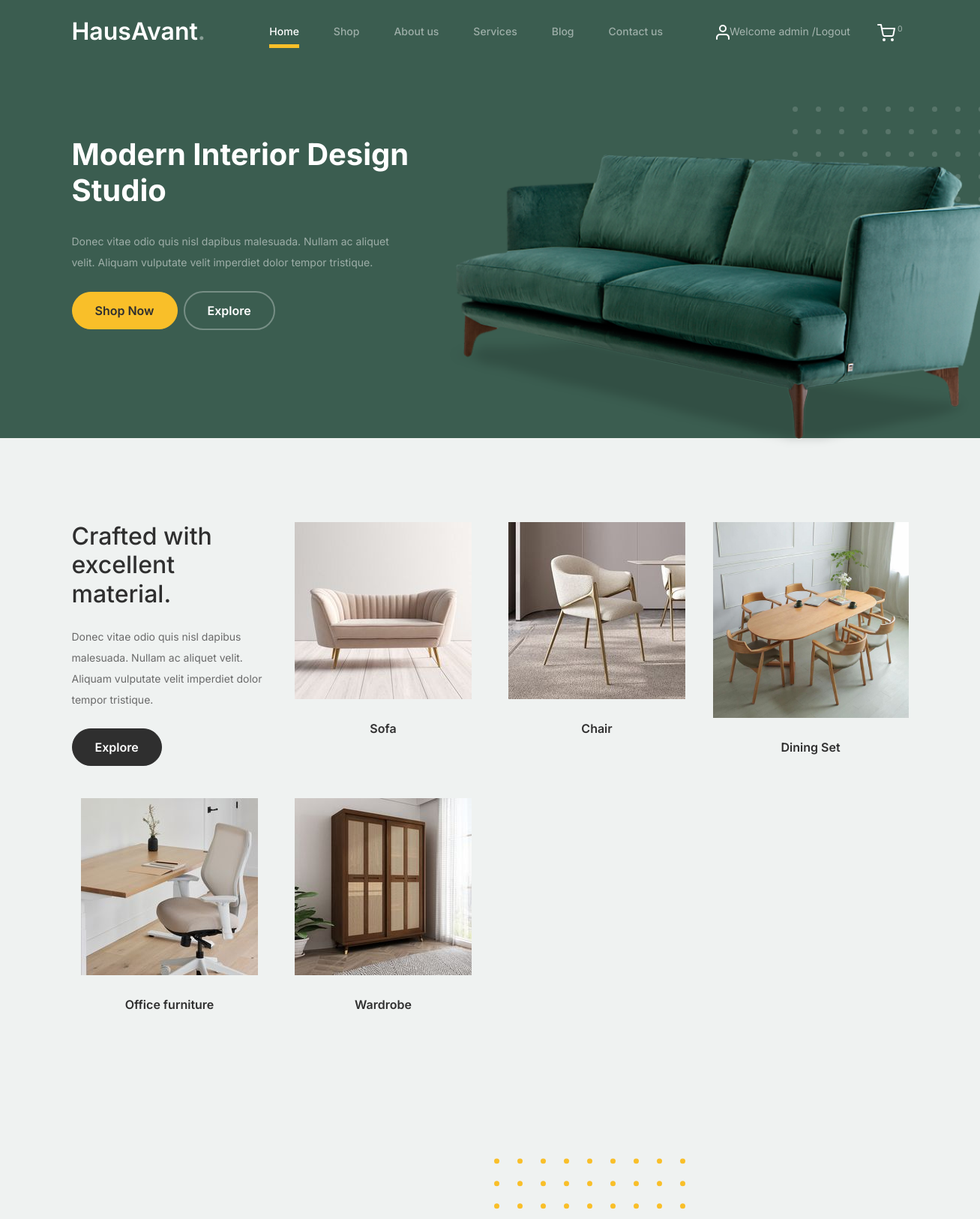
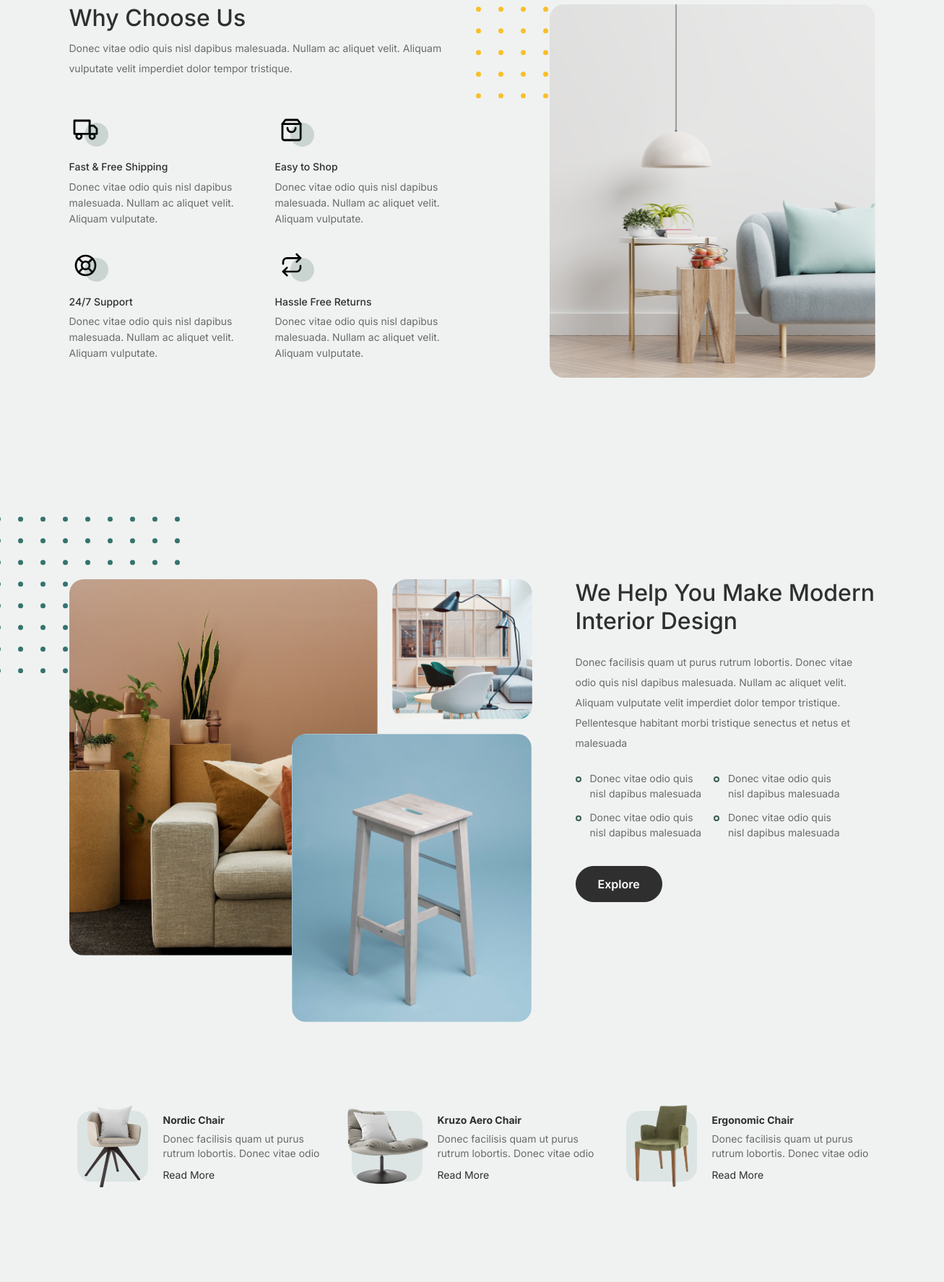
The app's page /home/ (signed in, upper part) with its own data (2 pictures, top to bottom).
### adminapp/models.py (models this page shows)
class CategoryDb(models.Model):
    Category = models.CharField(max_length=100, null=True, blank=True)
    Description = models.TextField(max_length=300,null=True,blank=True)
    Image = models.ImageField(upload_to="category_images",null=True,blank=True)

### webapp/views.py (the view)
# urls.py: 2. Add a URL to urlpatterns:  path('', views.home, name='home')
def home(request):
    categories = CategoryDb.objects.all()
    cart = CartDb.objects.filter(Username=request.session['Name']).count()
    return render(request,"home.html",{'categories':categories,'cart':cart})

### webapp/templates/home.html (shortened to what this page needs)
<!doctype html>
{% load static %}
<html lang="en">
<head>
		<link href="{% static 'web/css/bootstrap.min.css' %}" rel="stylesheet">
		<link href="https://cdnjs.cloudflare.com/ajax/libs/font-awesome/6.0.0-beta3/css/all.min.css" rel="stylesheet">
		<link href="{% static 'web/css/tiny-slider.css' %}" rel="stylesheet">
		<link href="{% static 'web/css/style.css' %}" rel="stylesheet">
	</head>
	<body>
		<nav class="custom-navbar navbar navbar navbar-expand-md navbar-dark bg-dark" arial-label="Furni navigation bar">
			<div class="container">
				<a class="navbar-brand" href="index.html">HausAvant<span>.</span></a>
				<div class="collapse navbar-collapse" id="navbarsFurni">
					<ul class="custom-navbar-nav navbar-nav ms-auto mb-2 mb-md-0">
						<li class="nav-item active">
							<a class="nav-link" href="{% url 'home' %}">Home</a>
						</li>
						<li><a class="nav-link" href="{% url 'products_page' %}">Shop</a></li>
						<li><a class="nav-link" href="{% url 'about' %}">About us</a></li>
						<li><a class="nav-link" href="{% url 'services' %}">Services</a></li>
						<li><a class="nav-link" href="{% url 'blog' %}">Blog</a></li>
						<li><a class="nav-link" href="{% url 'contact' %}">Contact us</a></li>
					</ul>
					<ul class="custom-navbar-cta navbar-nav mb-2 mb-md-0 ms-5">
						{% if  request.session.Name %}
					   <li><a class="nav-link" href="{% url 'user_logout' %}"><img src="{% static 'web/images/user.svg' %}">Welcome {{request.session.Name}} /Logout</a></li>
                         {% else %}
						<li><a class="nav-link" href="{% url 'log_in' %}"><img src="{% static 'web/images/user.svg' %}"></a></li>
						{% endif %}
						<li><a class="nav-link" href="{% url 'cart_page' %}"><img src="{% static 'web/images/cart.svg' %}"><sup>  {{cart}}</sup></a></li>
					</ul>
				</div>
			</div>
		</nav>
			<div class="hero">
				<div class="container">
					<div class="row justify-content-between">
						<div class="col-lg-5">
							<div class="intro-excerpt">
								<h1>Modern Interior <span clsas="d-block">Design Studio</span></h1>
								<p class="mb-4">Donec vitae odio quis nisl dapibus malesuada. Nullam ac aliquet velit. Aliquam vulputate velit imperdiet dolor tempor tristique.</p>
								<p><a href="" class="btn btn-secondary me-2">Shop Now</a><a href="#" class="btn btn-white-outline">Explore</a></p>
							</div>
						</div>
						<div class="col-lg-7">
							<div class="hero-img-wrap">
								<img src="{% static 'web/images/couch.png' %}" class="img-fluid">
							</div>
						</div>
					</div>
				</div>
			</div>
		<div class="product-section">
			<div class="container">
				<div class="row">
					<div class="col-md-12 col-lg-3 mb-5 mb-lg-0">
						<h2 class="mb-4 section-title">Crafted with excellent material.</h2>
						<p class="mb-4">Donec vitae odio quis nisl dapibus malesuada. Nullam ac aliquet velit. Aliquam vulputate velit imperdiet dolor tempor tristique. </p>
						<p><a href="shop.html" class="btn">Explore</a></p>
					</div>
					{% for c in categories %}
					<div class="col-12 col-md-4 col-lg-3 mb-5 mb-md-0">
						<a class="product-item" href="{% url 'product_filter' cat_name=c.Category %}">
							<img src="{{c.Image.url}}" class="img-fluid product-thumbnail">
							<h3 class="product-title">{{c.Category}}</h3>
						</a>
					</div>
					{% endfor %}
				</div>
			</div>
		</div>
		<div class="why-choose-section">
			<div class="container">
				<div class="row justify-content-between">
					<div class="col-lg-6">
						<h2 class="section-title">Why Choose Us</h2>
						<p>Donec vitae odio quis nisl dapibus malesuada. Nullam ac aliquet velit. Aliquam vulputate velit imperdiet dolor tempor tristique.</p>
						<div class="row my-5">
							<div class="col-6 col-md-6">
								<div class="feature">
									<div class="icon">
										<img src="{% static 'web/images/truck.svg' %}" alt="Image" class="imf-fluid">
									</div>
									<h3>Fast &amp; Free Shipping</h3>
									<p>Donec vitae odio quis nisl dapibus malesuada. Nullam ac aliquet velit. Aliquam vulputate.</p>
								</div>
							</div>
							<div class="col-6 col-md-6">
								<div class="feature">
									<div class="icon">
										<img src="{% static 'web/images/bag.svg' %}" alt="Image" class="imf-fluid">
									</div>
									<h3>Easy to Shop</h3>
									<p>Donec vitae odio quis nisl dapibus malesuada. Nullam ac aliquet velit. Aliquam vulputate.</p>
								</div>
							</div>
							<div class="col-6 col-md-6">
								<div class="feature">
									<div class="icon">
										<img src="{% static 'web/images/support.svg' %}" alt="Image" class="imf-fluid">
									</div>
									<h3>24/7 Support</h3>
									<p>Donec vitae odio quis nisl dapibus malesuada. Nullam ac aliquet velit. Aliquam vulputate.</p>
								</div>
							</div>
							<div class="col-6 col-md-6">
								<div class="feature">
									<div class="icon">
										<img src="{% static 'web/images/return.svg' %}" alt="Image" class="imf-fluid">
									</div>
									<h3>Hassle Free Returns</h3>
									<p>Donec vitae odio quis nisl dapibus malesuada. Nullam ac aliquet velit. Aliquam vulputate.</p>
								</div>
							</div>
						</div>
					</div>
					<div class="col-lg-5">
						<div class="img-wrap">
							<img src="{% static 'web/images/why-choose-us-img.jpg' %}" alt="Image" class="img-fluid">
						</div>
					</div>
				</div>
			</div>
		</div>
		<div class="we-help-section">
			<div class="container">
				<div class="row justify-content-between">
					<div class="col-lg-7 mb-5 mb-lg-0">
						<div class="imgs-grid">
							<div class="grid grid-1"><img src="{% static 'web/images/img-grid-1.jpg' %}" alt="Untree.co"></div>
							<div class="grid grid-2"><img src="{% static 'web/images/img-grid-2.jpg' %}" alt="Untree.co"></div>
							<div class="grid grid-3"><img src="{% static 'web/images/img-grid-3.jpg' %}" alt="Untree.co"></div>
						</div>
					</div>
					<div class="col-lg-5 ps-lg-5">
						<h2 class="section-title mb-4">We Help You Make Modern Interior Design</h2>
						<p>Donec facilisis quam ut purus rutrum lobortis. Donec vitae odio quis nisl dapibus malesuada. Nullam ac aliquet velit. Aliquam vulputate velit imperdiet dolor tempor tristique. Pellentesque habitant morbi tristique senectus et netus et malesuada</p>
						<ul class="list-unstyled custom-list my-4">
							<li>Donec vitae odio quis nisl dapibus malesuada</li>
							<li>Donec vitae odio quis nisl dapibus malesuada</li>
							<li>Donec vitae odio quis nisl dapibus malesuada</li>
							<li>Donec vitae odio quis nisl dapibus malesuada</li>
						</ul>
						<p><a herf="#" class="btn">Explore</a></p>
					</div>
				</div>
			</div>
		</div>
		<div class="popular-product">
			<div class="container">
				<div class="row">
					<div class="col-12 col-md-6 col-lg-4 mb-4 mb-lg-0">
						<div class="product-item-sm d-flex">
							<div class="thumbnail">
								<img src="{% static 'web/images/product-1.png' %}" alt="Image" class="img-fluid">
							</div>
							<div class="pt-3">
								<h3>Nordic Chair</h3>
								<p>Donec facilisis quam ut purus rutrum lobortis. Donec vitae odio </p>
								<p><a href="#">Read More</a></p>
							</div>
						</div>
					</div>
					<div class="col-12 col-md-6 col-lg-4 mb-4 mb-lg-0">
						<div class="product-item-sm d-flex">
							<div class="thumbnail">
								<img src="{% static 'web/images/product-2.png' %}" alt="Image" class="img-fluid">
							</div>
							<div class="pt-3">
								<h3>Kruzo Aero Chair</h3>
								<p>Donec facilisis quam ut purus rutrum lobortis. Donec vitae odio </p>
								<p><a href="#">Read More</a></p>
							</div>
						</div>
					</div>
					<div class="col-12 col-md-6 col-lg-4 mb-4 mb-lg-0">
						<div class="product-item-sm d-flex">
							<div class="thumbnail">
								<img src="{% static 'web/images/product-3.png' %}" alt="Image" class="img-fluid">
							</div>
							<div class="pt-3">
								<h3>Ergonomic Chair</h3>
								<p>Donec facilisis quam ut purus rutrum lobortis. Donec vitae odio </p>
								<p><a href="#">Read More</a></p>
							</div>
						</div>
					</div>
				</div>
			</div>
		</div>
		<div class="testimonial-section">
		</div>
	</body>
</html>

### records on screen
CategoryDb: Image (picture), Category "Sofa"
CategoryDb: Image (picture), Category "Chair"
CategoryDb: Image (picture), Category "Dining Set"
CategoryDb: Image (picture), Category "Office furniture"
CategoryDb: Image (picture), Category "Wardrobe"

### other values on screen
{{ request.session.Name }} "admin"
{{ cart }} "0"
